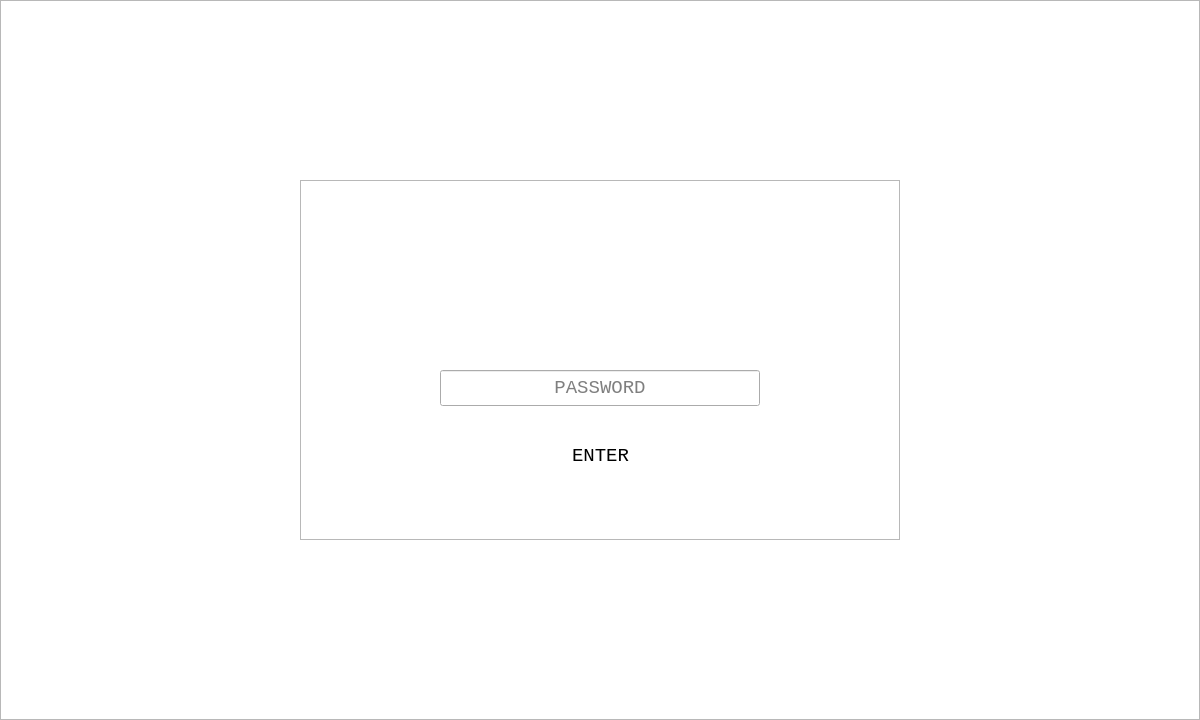
<?xml version="1.0" encoding="UTF-8"?>
<ui version="4.0">
 <class>enter_PWD</class>
 <widget class="QDialog" name="enter_PWD">
  <property name="geometry">
   <rect>
    <x>0</x>
    <y>0</y>
    <width>1200</width>
    <height>720</height>
   </rect>
  </property>
  <property name="windowTitle">
   <string>Dialog</string>
  </property>
  <widget class="QGraphicsView" name="background">
   <property name="geometry">
    <rect>
     <x>0</x>
     <y>0</y>
     <width>1200</width>
     <height>720</height>
    </rect>
   </property>
  </widget>
  <widget class="QPushButton" name="pushButton_enter">
   <property name="geometry">
    <rect>
     <x>545</x>
     <y>440</y>
     <width>111</width>
     <height>31</height>
    </rect>
   </property>
   <property name="font">
    <font>
     <family>Consolas</family>
     <pointsize>14</pointsize>
    </font>
   </property>
   <property name="focusPolicy">
    <enum>Qt::ClickFocus</enum>
   </property>
   <property name="autoFillBackground">
    <bool>false</bool>
   </property>
   <property name="text">
    <string>ENTER</string>
   </property>
   <property name="iconSize">
    <size>
     <width>20</width>
     <height>20</height>
    </size>
   </property>
   <property name="autoDefault">
    <bool>false</bool>
   </property>
   <property name="default">
    <bool>false</bool>
   </property>
   <property name="flat">
    <bool>true</bool>
   </property>
  </widget>
  <widget class="QLabel" name="label_account">
   <property name="geometry">
    <rect>
     <x>460</x>
     <y>320</y>
     <width>280</width>
     <height>30</height>
    </rect>
   </property>
   <property name="font">
    <font>
     <family>Consolas</family>
     <pointsize>14</pointsize>
    </font>
   </property>
   <property name="focusPolicy">
    <enum>Qt::StrongFocus</enum>
   </property>
   <property name="autoFillBackground">
    <bool>false</bool>
   </property>
   <property name="text">
    <string/>
   </property>
   <property name="alignment">
    <set>Qt::AlignCenter</set>
   </property>
  </widget>
  <widget class="QLabel" name="label_photo">
   <property name="geometry">
    <rect>
     <x>550</x>
     <y>200</y>
     <width>100</width>
     <height>100</height>
    </rect>
   </property>
   <property name="text">
    <string/>
   </property>
  </widget>
  <widget class="QLineEdit" name="lineEdit_PWD">
   <property name="geometry">
    <rect>
     <x>440</x>
     <y>370</y>
     <width>320</width>
     <height>36</height>
    </rect>
   </property>
   <property name="font">
    <font>
     <family>Consolas</family>
     <pointsize>14</pointsize>
    </font>
   </property>
   <property name="alignment">
    <set>Qt::AlignCenter</set>
   </property>
   <property name="placeholderText">
    <string>PASSWORD</string>
   </property>
  </widget>
  <widget class="QGraphicsView" name="foreground">
   <property name="geometry">
    <rect>
     <x>300</x>
     <y>180</y>
     <width>600</width>
     <height>360</height>
    </rect>
   </property>
  </widget>
  <zorder>background</zorder>
  <zorder>foreground</zorder>
  <zorder>label_photo</zorder>
  <zorder>pushButton_enter</zorder>
  <zorder>lineEdit_PWD</zorder>
  <zorder>label_account</zorder>
 </widget>
 <resources/>
 <connections/>
</ui>
